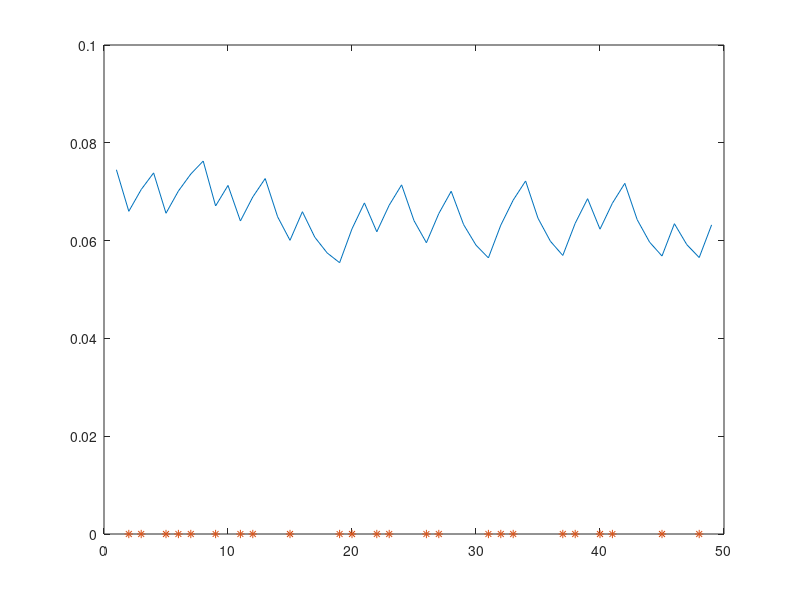
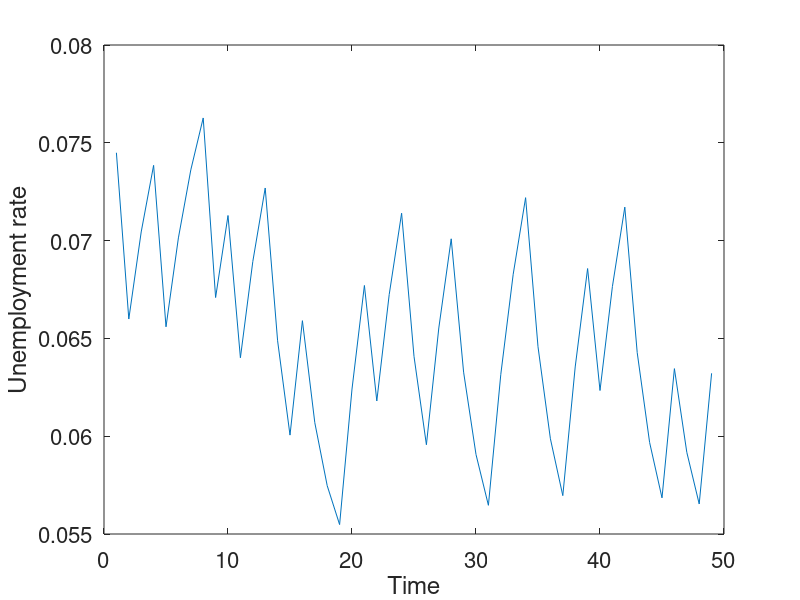

Write MATLAB code to recreate these figures, in order.
clear;

beta = 0.98;
mu   = 0.02;

b = 0.2;
z = 0.3;

EPSILON2 =0.0001;  % tolerance for convergence of value functions
simlength = 200;

w = 0:.01:1;
w = w';
w_size = length(w);

f = (1/w_size).*ones(1,w_size);

beta2 = beta*(1-mu);


  %%%%%%%%%%%%%%%%%% initialization of the variables %%%%%%%%%%%%%%%%%%%%
% initialize the variables for the value function iteration 

 v = zeros(w_size,2);         % the value function, 
 w_res = [0 0];       
  
    %%%%%%%%%%%% Iteration on the value functions %%%%%%%%%%%%%%%%%%%%
    %%%%%%%%%%%%%%%%%%%%%%%%%%%%%%%%%%%%%%%%%%%%%%%%%%%%%%%%%%%%%%%%%%
    t2 = clock;
    % Iterate Bellman Equations to convergence of reservation wages
    test = 0;
    test4 = 0;
    EPSILON22 = EPSILON2
    check_iter2 = 0;    
    while (test == 0)
      check_iter2 = check_iter2 + 1;
    

   reject  = b + beta2*( (1/2).* f*v(:,1) + (1/2).* f*v(:,2) );
   acceptR = w + beta2*( (1/2).* v(:,1)   + (1/2).* v(:,2)   );
   acceptB = acceptR + z;

   tempR = min(find(acceptR-reject >= 0));
   tempB = min(find(acceptB-reject >= 0));

   w_res_index = [w_size w_size];

   if(~isempty(tempR));
       w_res_index(1) = tempR;
    end; % for if

   if(~isempty(tempB));
       w_res_index(2) = tempB;
   end; % for if

   tw_res = [w(w_res_index(1)) w(w_res_index(2))];
   tv(:,1)= max(acceptR, reject);
   tv(:,2)= max(acceptB, reject);


      % Test if reservation wages have converged
      if ((tw_res(1) == w_res(1)) & (tw_res(2) == w_res(2)))
         test1 = 1;
         test4 = test4 + 1;
        else
         test1 = 0;
         test4 = 0;
      end; % for if

      if (max(max(abs([v(:,1)-tv(:,1);v(:,2)-tv(:,2)])))<EPSILON22)
         test3 = 1;
        else
         test3 = 0;
      end;

      epsdiff = max(max(abs(v-tv)));
      epslevel = min(min(abs(v)));

      EPSILON22 = EPSILON2 * min(epslevel); 



      [check_iter2/1000 epsdiff
       test4            epslevel]

      test = test1 & test3;
      w_res = tw_res;
      v = tv;

    [test1 test3]
    end;    % while reservation wages have not converged

%%Simulation of unemployment rate

pop = zeros(3,simlength);

pop(1,1) = 1-mu;
pop(2,1) = 0;
pop(3,1) = mu;
simuliter = 0;

shocks = rand(simlength,1);
booms  = ones(simlength,1);

while simuliter<simlength;
simuliter = simuliter+1;

F = w_res_index./100;

if (shocks(simuliter)>0.5)
    booms(simuliter)=0;
    AA = [(1-mu) (1-mu)*(1-F(1))  (1-mu)*(1-F(1))
           0     0                          0
           0     (1-mu)*F(1)      (1-mu)*F(1)    ];
  else;
    AA = [(1-mu) 0                          (1-mu)*(1-F(2))
           0     (1-mu)                     0
           0     0                          (1-mu)*F(2)    ];
end;

BB = [0
      0
      mu];

pop(:,simuliter+1) = BB + AA*pop(:,simuliter);

end;

times = 1:1:50;
plot(times(1:49),pop(3,151:199),'-', times(1:49),booms(151:199),'*')
axis([0 50 0 0.10]);

 print -dps pic1b.ps;
pause;

 plot(times(1:49),pop(3,151:199),'-')
 xlabel('Time','FontSize',20);
ylabel('Unemployment rate','FontSize',20);

   set(gca,'Fontsize',16);

 print -dps pic1.ps;
